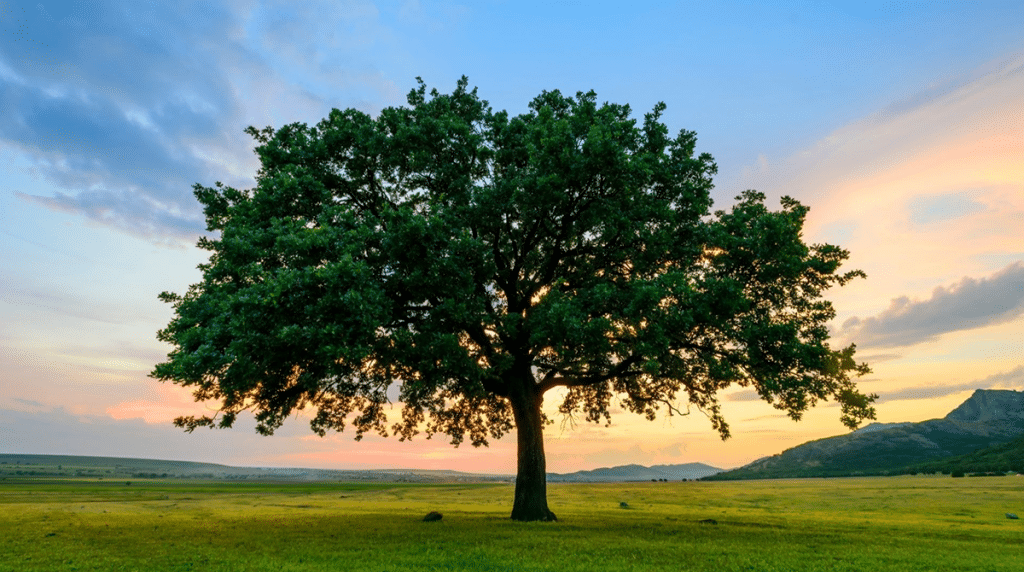
#> input picture CV practicals/12/12.webp, 1024 x 572 px
$ python 12.py
#> lines starting #> are read from the running program, lines starting #| are printed output that depends on the picture
import cv2
image = cv2.imread("12.webp")
#> image is the input picture: shape (572, 1024, 3); mean B, G, R 112.4, 128.5, 113.7
flipped_image = cv2.flip(image, 1)
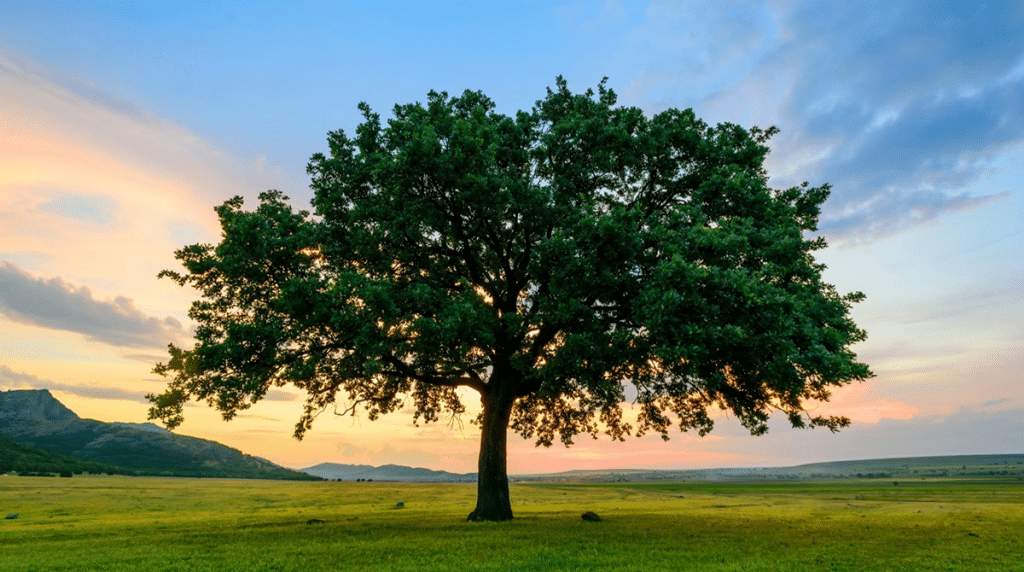
#> flipped_image: shape (572, 1024, 3); mean B, G, R 112.4, 128.5, 113.7
rotated_image = cv2.rotate(flipped_image, cv2.ROTATE_90_COUNTERCLOCKWISE)
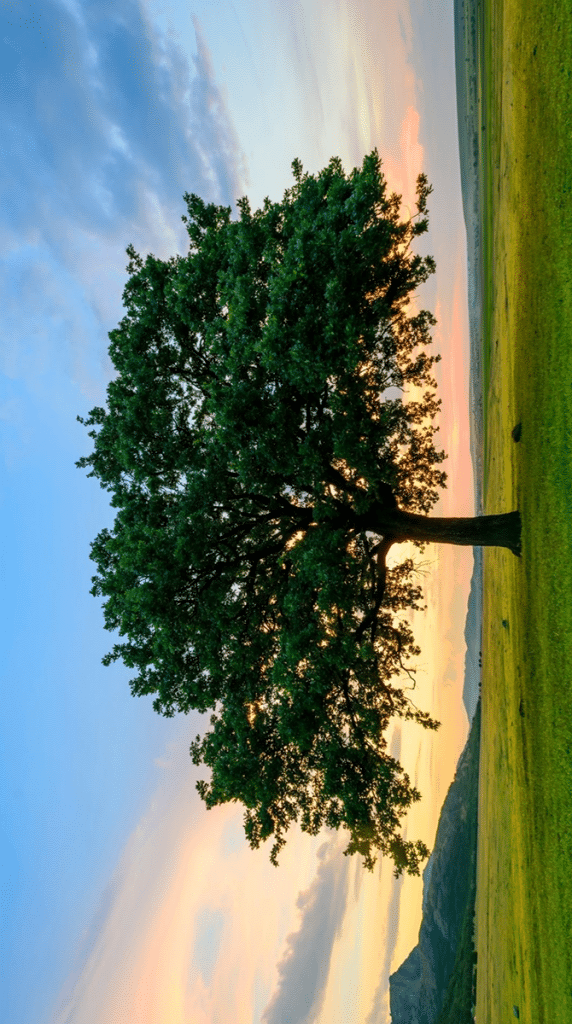
#> rotated_image: shape (1024, 572, 3); mean B, G, R 112.4, 128.5, 113.7
cv2.imshow("Original Image", image)
cv2.imshow("Rotated 270-degree Clockwise Along Y-axis", rotated_image)
cv2.imwrite("rotated_image_270.jpg", rotated_image)
cv2.waitKey(0)
cv2.destroyAllWindows()
